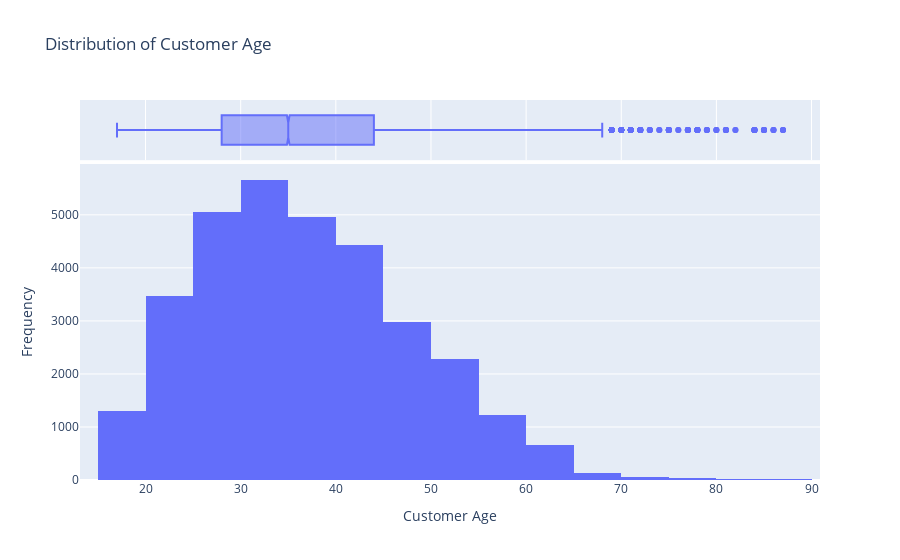

Source (notebook cell):
### Markdown cell above
**Distribution of Unit Cost Histogram:**

This histogram visualizes the distribution of `Unit Cost` values. The kernel density estimate (KDE) line provides a smoothed representation of the distribution.

- **Observations:** The histogram shows a right-skewed distribution for `Unit Cost`. A large number of products have a low unit cost, and there is a long tail extending towards higher unit costs. The KDE line confirms this skewness, with a peak at the lower end of the cost spectrum.
- **Statistical Relevance:** This visualization reveals the typical cost structure of the products. The concentration of products at lower unit costs suggests that many items sold are relatively inexpensive. The presence of a tail at higher costs indicates that there are also some high-value products, but they are less frequent. Understanding this distribution is important for pricing strategies and inventory management.

### Code cell
# Analyze the distribution of Customer Age
fig1 = px.histogram(df, x='Customer Age', nbins=20, marginal='box', title='Distribution of Customer Age')
fig1.update_layout(xaxis_title='Customer Age', yaxis_title='Frequency')
fig1.show()

### Figure 1 — Plotly figure (JSON) as saved in the notebook; plotly's stock layout.template omitted (floating-point values rounded to 4 significant figures; data arrays with more than 128 entries replaced by an {"elided": "..."} marker saying what was removed)
{"data": [{"bingroup": "x", "hovertemplate": "Customer Age=%{x}<br>count=%{y}<extra></extra>", "legendgroup": "", "marker": {"color": "#636efa", "pattern": {"shape": ""}}, "name": "", "nbinsx": 20, "orientation": "v", "showlegend": false, "type": "histogram", "x": {"elided": "32263 float values"}, "xaxis": "x", "yaxis": "y"}, {"hovertemplate": "Customer Age=%{x}<extra></extra>", "legendgroup": "", "marker": {"color": "#636efa"}, "name": "", "notched": true, "showlegend": false, "type": "box", "x": {"elided": "32263 float values"}, "xaxis": "x2", "yaxis": "y2"}], "layout": {"barmode": "relative", "legend": {"tracegroupgap": 0}, "title": {"text": "Distribution of Customer Age"}, "xaxis": {"anchor": "y", "domain": [0, 1], "title": {"text": "Customer Age"}}, "xaxis2": {"anchor": "y2", "domain": [0, 1], "matches": "x", "showgrid": true, "showticklabels": false}, "yaxis": {"anchor": "x", "domain": [0, 0.8316], "title": {"text": "Frequency"}}, "yaxis2": {"anchor": "x2", "domain": [0.8416, 1], "matches": "y2", "showgrid": false, "showline": false, "showticklabels": false, "ticks": ""}}}
